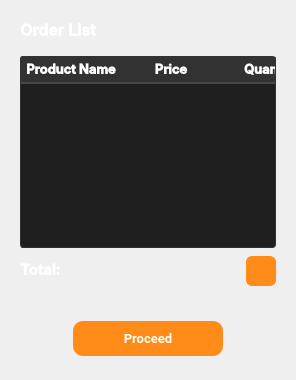
         <widget class="QWidget" name="orderListPage">
          <layout class="QVBoxLayout" name="verticalLayout_12">
           <item>
            <widget class="QWidget" name="orderListWidget" native="true">
             <property name="sizePolicy">
              <sizepolicy hsizetype="Preferred" vsizetype="Expanding">
               <horstretch>0</horstretch>
               <verstretch>0</verstretch>
              </sizepolicy>
             </property>
             <layout class="QGridLayout" name="gridLayout_5">
              <item row="3" column="0">
               <layout class="QHBoxLayout" name="horizontalLayout_4">
                <item>
                 <widget class="QLabel" name="label_33">
                  <property name="minimumSize">
                   <size>
                    <width>0</width>
                    <height>0</height>
                   </size>
                  </property>
                  <property name="font">
                   <font>
                    <family>Inter SemiBold</family>
                    <pointsize>11</pointsize>
                    <bold>true</bold>
                   </font>
                  </property>
                  <property name="styleSheet">
                   <string notr="true">color: white;
</string>
                  </property>
                  <property name="text">
                   <string>Total:</string>
                  </property>
                 </widget>
                </item>
                <item>
                 <widget class="QLabel" name="totalPymtLbl">
                  <property name="sizePolicy">
                   <sizepolicy hsizetype="Expanding" vsizetype="Preferred">
                    <horstretch>0</horstretch>
                    <verstretch>0</verstretch>
                   </sizepolicy>
                  </property>
                  <property name="minimumSize">
                   <size>
                    <width>0</width>
                    <height>0</height>
                   </size>
                  </property>
                  <property name="font">
                   <font>
                    <family>Inter Medium</family>
                    <pointsize>11</pointsize>
                    <bold>false</bold>
                   </font>
                  </property>
                  <property name="styleSheet">
                   <string notr="true">color: white;
</string>
                  </property>
                  <property name="text">
                   <string/>
                  </property>
                 </widget>
                </item>
                <item>
                 <widget class="QPushButton" name="removeProdOrder">
                  <property name="minimumSize">
                   <size>
                    <width>30</width>
                    <height>30</height>
                   </size>
                  </property>
                  <property name="maximumSize">
                   <size>
                    <width>30</width>
                    <height>25</height>
                   </size>
                  </property>
                  <property name="font">
                   <font>
                    <family>Roboto</family>
                    <pointsize>10</pointsize>
                    <bold>true</bold>
                   </font>
                  </property>
                  <property name="styleSheet">
                   <string notr="true">QPushButton {
    padding: 6px 14px;
    font-family: &quot;Roboto&quot;, sans-serif;
    border-radius: 6px;
    border: none;
    color: white;
    background: #FF8C18;
    box-shadow: 0px 0.5px 1.5px rgba(54, 122, 246, 0.25), inset 0px 0.8px 0px -0.25px rgba(255, 255, 255, 0.2);
    user-select: none;
    -webkit-user-select: none;
    touch-action: manipulation;
    transition: background-color 0.2s, box-shadow 0.2s; 
}
QPushButton::pressed {
    background-color: #B7B7B7;
    box-shadow: 0px 1px 2px rgba(0, 0, 0, 0.5) inset;
	color:black;
}
QPushButton:hover {
    background-color: #FFA54E; 
}</string>
                  </property>
                  <property name="text">
                   <string/>
                  </property>
                  <property name="icon">
                   <iconset>
                    <normaloff>:/coffitoIcons/icons/icons8-delete-40.png</normaloff>:/coffitoIcons/icons/icons8-delete-40.png</iconset>
                  </property>
                  <property name="checkable">
                   <bool>true</bool>
                  </property>
                  <property name="autoExclusive">
                   <bool>true</bool>
                  </property>
                 </widget>
                </item>
               </layout>
              </item>
              <item row="2" column="0">
               <widget class="QTableWidget" name="order_table">
                <property name="sizePolicy">
                 <sizepolicy hsizetype="Expanding" vsizetype="Expanding">
                  <horstretch>50</horstretch>
                  <verstretch>0</verstretch>
                 </sizepolicy>
                </property>
                <property name="font">
                 <font>
                  <family>Inter Medium</family>
                  <pointsize>9</pointsize>
                  <bold>false</bold>
                 </font>
                </property>
                <property name="styleSheet">
                 <string notr="true">QTableWidget {
    background-color: #1F1F1F;
    border-radius: 3px;
    border: 1px solid rgb(50, 50, 50);
 	color: white;

}

QTableWidget::section {
    border: none;
    border-bottom: 1px solid #d0c6ff;
    text-align: center; /* Set text alignment to center */
    padding: 3px 5px;
}

QHeaderView::section {
    background-color: rgb(50, 50, 50);
    color: white;
    border: none;
    border-bottom: 2px solid rgb(70,70,70);
	

    text-align: center; /* Set text alignment to center */
    padding: 2px 4px;
}

QTableView::item {
    color: white;
    padding: 5px;
    text-align: center; /* Set text alignment to center */
}

QTableView::item:alternate {
    background-color: #272727; 
}
QTableWidget::item:selected {
    background-color: #454545; /* Background color when item is selected */
}

QScrollBar:vertical {
    border: none;
    background: #3B3B3B;
    width: 10px;
    margin: 0px 0px 0px 0px;
}

QScrollBar::handle:vertical {
    background-color: #606060;
    min-height: 20px;
    border-radius: 5px;
}

QScrollBar::add-line:vertical,
QScrollBar::sub-line:vertical {
    border: none;
    background: none;
}

QScrollBar::add-page:vertical,
QScrollBar::sub-page:vertical {
    background: none;
}

QScrollBar:hover {
    opacity: 0.7;
}</string>
                </property>
                <property name="horizontalScrollBarPolicy">
                 <enum>Qt::ScrollBarPolicy::ScrollBarAlwaysOff</enum>
                </property>
                <property name="dragEnabled">
                 <bool>false</bool>
                </property>
                <property name="alternatingRowColors">
                 <bool>true</bool>
                </property>
                <property name="selectionBehavior">
                 <enum>QAbstractItemView::SelectionBehavior::SelectRows</enum>
                </property>
                <property name="gridStyle">
                 <enum>Qt::PenStyle::NoPen</enum>
                </property>
                <property name="sortingEnabled">
                 <bool>true</bool>
                </property>
                <property name="wordWrap">
                 <bool>true</bool>
                </property>
                <attribute name="horizontalHeaderCascadingSectionResizes">
                 <bool>true</bool>
                </attribute>
                <attribute name="horizontalHeaderMinimumSectionSize">
                 <number>30</number>
                </attribute>
                <attribute name="horizontalHeaderDefaultSectionSize">
                 <number>100</number>
                </attribute>
                <attribute name="horizontalHeaderStretchLastSection">
                 <bool>true</bool>
                </attribute>
                <attribute name="verticalHeaderVisible">
                 <bool>false</bool>
                </attribute>
                <attribute name="verticalHeaderCascadingSectionResizes">
                 <bool>false</bool>
                </attribute>
                <attribute name="verticalHeaderStretchLastSection">
                 <bool>false</bool>
                </attribute>
                <column>
                 <property name="text">
                  <string>Product Name</string>
                 </property>
                 <property name="font">
                  <font>
                   <family>Inter SemiBold</family>
                   <pointsize>10</pointsize>
                   <bold>true</bold>
                  </font>
                 </property>
                </column>
                <column>
                 <property name="text">
                  <string>Price</string>
                 </property>
                 <property name="font">
                  <font>
                   <family>Inter SemiBold</family>
                   <pointsize>10</pointsize>
                   <bold>true</bold>
                  </font>
                 </property>
                </column>
                <column>
                 <property name="text">
                  <string>Quantity</string>
                 </property>
                 <property name="font">
                  <font>
                   <family>Inter SemiBold</family>
                   <pointsize>10</pointsize>
                   <bold>true</bold>
                  </font>
                 </property>
                </column>
               </widget>
              </item>
              <item row="0" column="0">
               <widget class="QLabel" name="label_30">
                <property name="minimumSize">
                 <size>
                  <width>0</width>
                  <height>0</height>
                 </size>
                </property>
                <property name="font">
                 <font>
                  <family>Inter SemiBold</family>
                  <pointsize>12</pointsize>
                  <bold>true</bold>
                 </font>
                </property>
                <property name="styleSheet">
                 <string notr="true">color: white;
</string>
                </property>
                <property name="text">
                 <string>Order List</string>
                </property>
               </widget>
              </item>
              <item row="1" column="0">
               <spacer name="verticalSpacer_3">
                <property name="orientation">
                 <enum>Qt::Orientation::Vertical</enum>
                </property>
                <property name="sizeType">
                 <enum>QSizePolicy::Policy::Fixed</enum>
                </property>
                <property name="sizeHint" stdset="0">
                 <size>
                  <width>20</width>
                  <height>10</height>
                 </size>
                </property>
               </spacer>
              </item>
             </layout>
            </widget>
           </item>
           <item>
            <widget class="QWidget" name="widget_21" native="true">
             <property name="minimumSize">
              <size>
               <width>0</width>
               <height>70</height>
              </size>
             </property>
             <layout class="QVBoxLayout" name="verticalLayout_11">
              <item alignment="Qt::AlignmentFlag::AlignHCenter">
               <widget class="QPushButton" name="proceedBtn">
                <property name="minimumSize">
                 <size>
                  <width>150</width>
                  <height>35</height>
                 </size>
                </property>
                <property name="maximumSize">
                 <size>
                  <width>100</width>
                  <height>25</height>
                 </size>
                </property>
                <property name="font">
                 <font>
                  <family>Roboto</family>
                  <pointsize>10</pointsize>
                  <bold>true</bold>
                 </font>
                </property>
                <property name="styleSheet">
                 <string notr="true">QPushButton {
    padding: 6px 14px;
    font-family: &quot;Roboto&quot;, sans-serif;
    border-radius: 10px;
    border: none;
    color: white;
    background: #FF8C18;
    box-shadow: 0px 0.5px 1.5px rgba(54, 122, 246, 0.25), inset 0px 0.8px 0px -0.25px rgba(255, 255, 255, 0.2);
    user-select: none;
    -webkit-user-select: none;
    touch-action: manipulation;
    transition: background-color 0.2s, box-shadow 0.2s; 
}
QPushButton::pressed {
    background-color: #B7B7B7;
    box-shadow: 0px 1px 2px rgba(0, 0, 0, 0.5) inset;
	color:black;
}
QPushButton:hover {
    background-color: #FFA54E; 
}</string>
                </property>
                <property name="text">
                 <string>Proceed</string>
                </property>
                <property name="checkable">
                 <bool>true</bool>
                </property>
                <property name="autoExclusive">
                 <bool>true</bool>
                </property>
               </widget>
              </item>
             </layout>
            </widget>
           </item>
          </layout>
         </widget>
